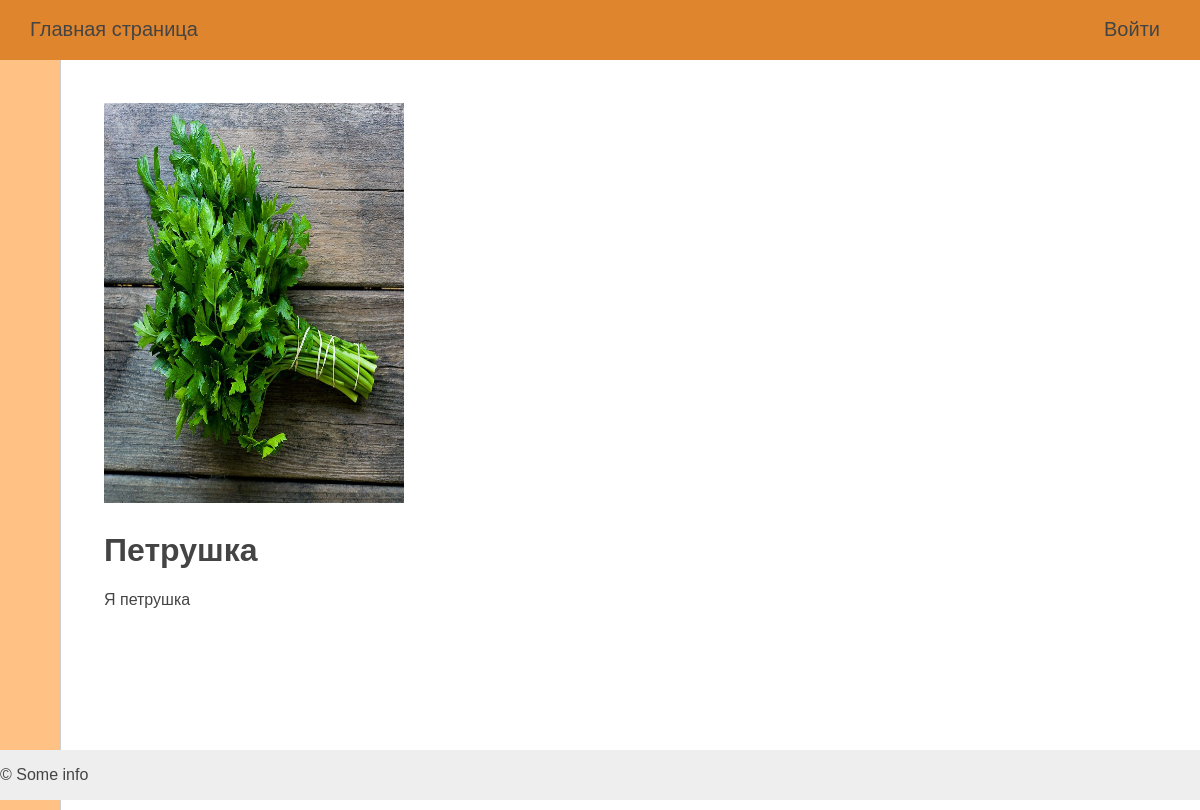
Page /resume/admin-petrushka-600 on the earlier database version.
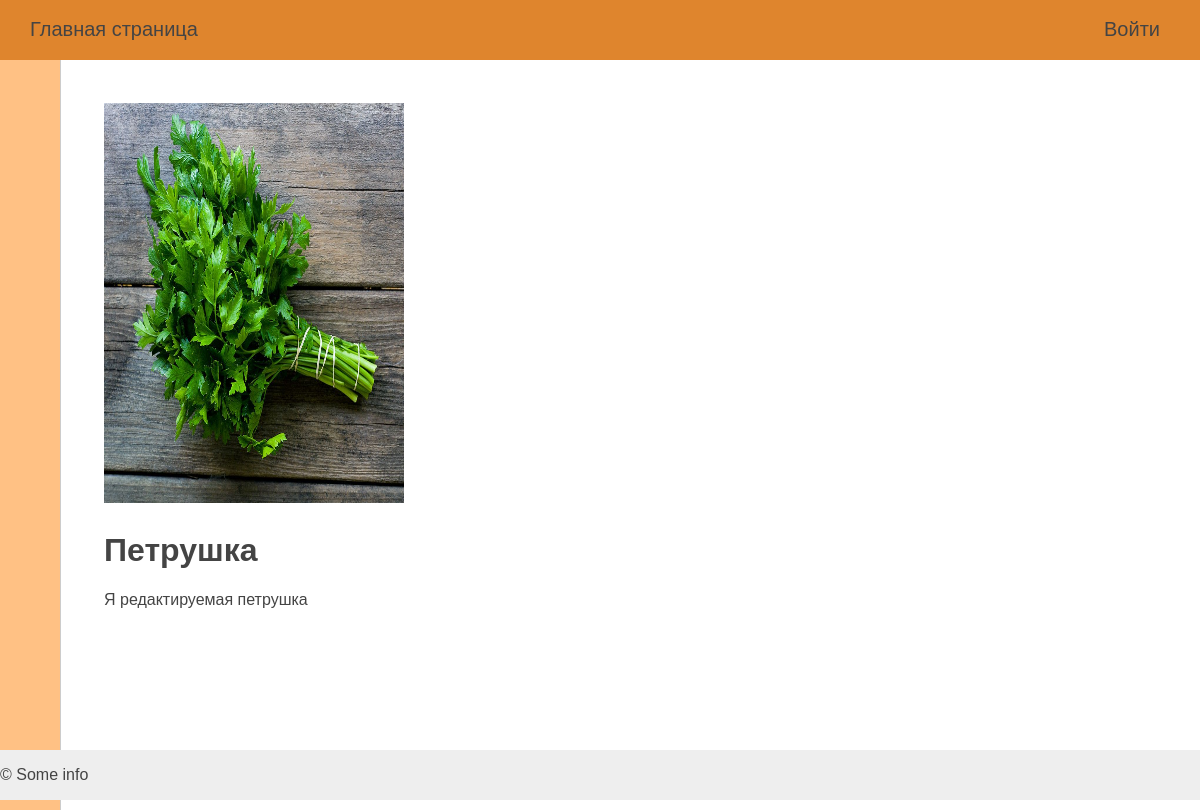
Same page on the later database version.
### resume/models.py (models this page shows, shortened)
class Resume(models.Model):
    title = models.CharField(max_length=255, verbose_name='Должность')
    slug = models.SlugField(max_length=255, unique=True,
                            db_index=True, verbose_name='URL')
    letter = models.TextField(blank=True, verbose_name='Сопроводительное письмо')
    photo = models.ImageField(upload_to='photos/%Y/%m/%d', blank=True)
    time_created = models.DateTimeField(auto_now_add=True)
    time_updated = models.DateTimeField(auto_now=True)
    is_shown = models.BooleanField(default=True)
    user = models.ForeignKey(User, on_delete=models.CASCADE)

### resume/views.py (the view)
# urls.py: path('resume/<slug:resume_slug>', ShowResume.as_view(), name='resume'),
class ShowResume(MenuMixin, DetailView):
    model = Resume
    template_name = 'resume/show.html'
    context_object_name = 'resume'
    slug_url_kwarg = 'resume_slug'
    def get_context_data(self, *, object_list=None, **kwargs):
        context = super().get_context_data(**kwargs)
        c_def = self.get_user_context(title="Резюме",
                                      sidebar=False,
                                      )
        return dict(list(context.items()) + list(c_def.items()))

### resume/utils.py (called while the page is built)
    def get_user_context(self, **kwargs):
        user_menu = menu.copy()
        if not self.request.user.is_authenticated:
            user_menu.pop(1)
            user_menu.pop(1)
        context = kwargs
        context['menu'] = user_menu
        context['username'] = self.request.user.username
        context['card_filter'] = card_filter
        return context

### resume/templates/resume/show.html (shortened to what this page needs)
{% extends "resume/base.html" %}
{% load static %}
{% block content %}
<table>
    <tr>
        <td>
            {% if resume.photo %}
            <img style = "height: 400px; width: 300px;" src="{{resume.photo.url}}" alt="Изображение">
            {% else %}
            <img style = "height: 400px; width: 300px;" src="{% static 'resume/img/test_img.jpg' %}" alt="Изображение">
            {% endif %}
        </td>
    </tr>
    <tr>
        <td>
            <h1>{{resume.title}}</h1>
            <p>{{resume.letter}}</p>
        </td>
    </tr>
</table>
{% endblock content %}

Differences in the rows shown:
changed Resume "Петрушка": letter "Я петрушка" → "Я редактируемая петрушка"
